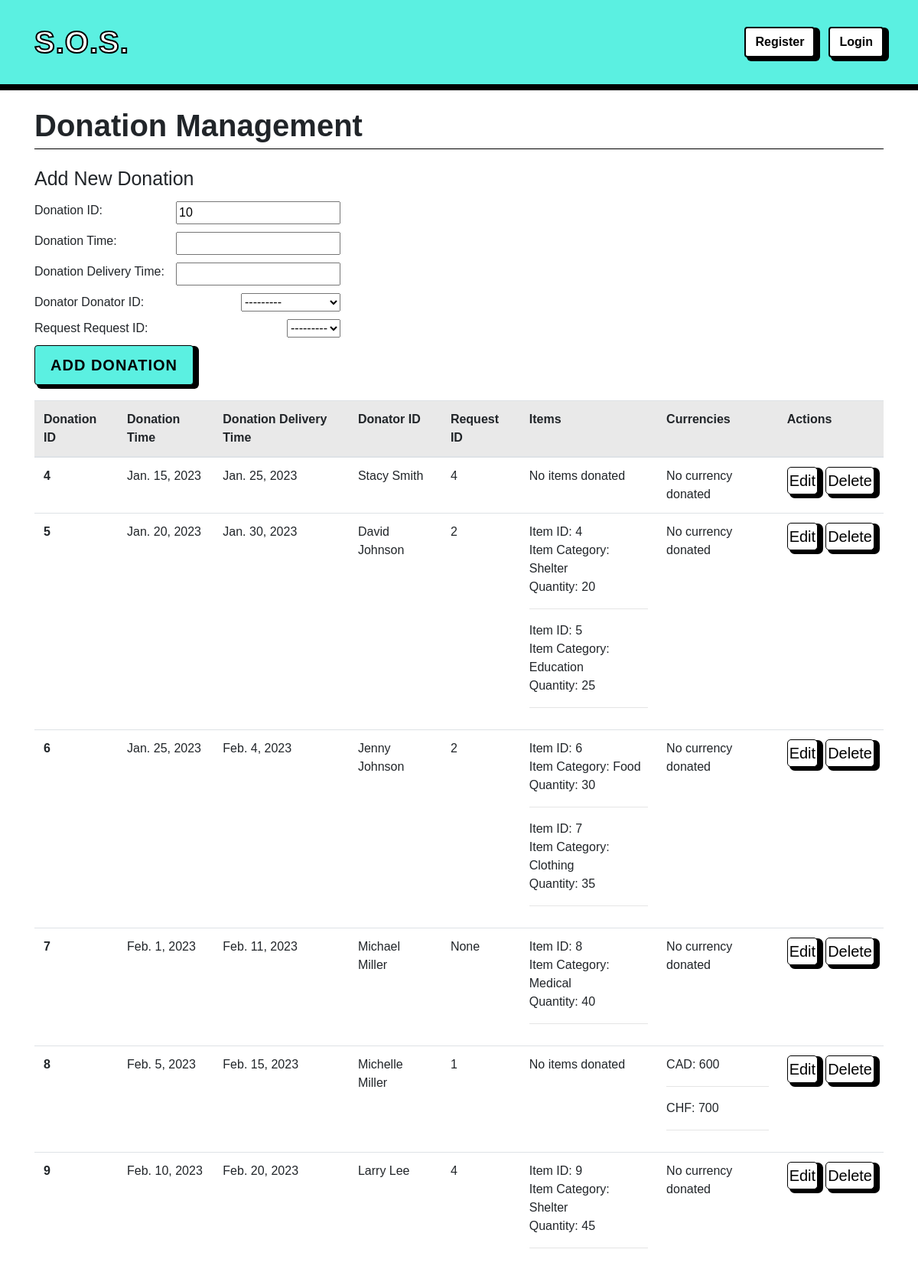
/myapp/donations/, run on an earlier commit of the app's database.
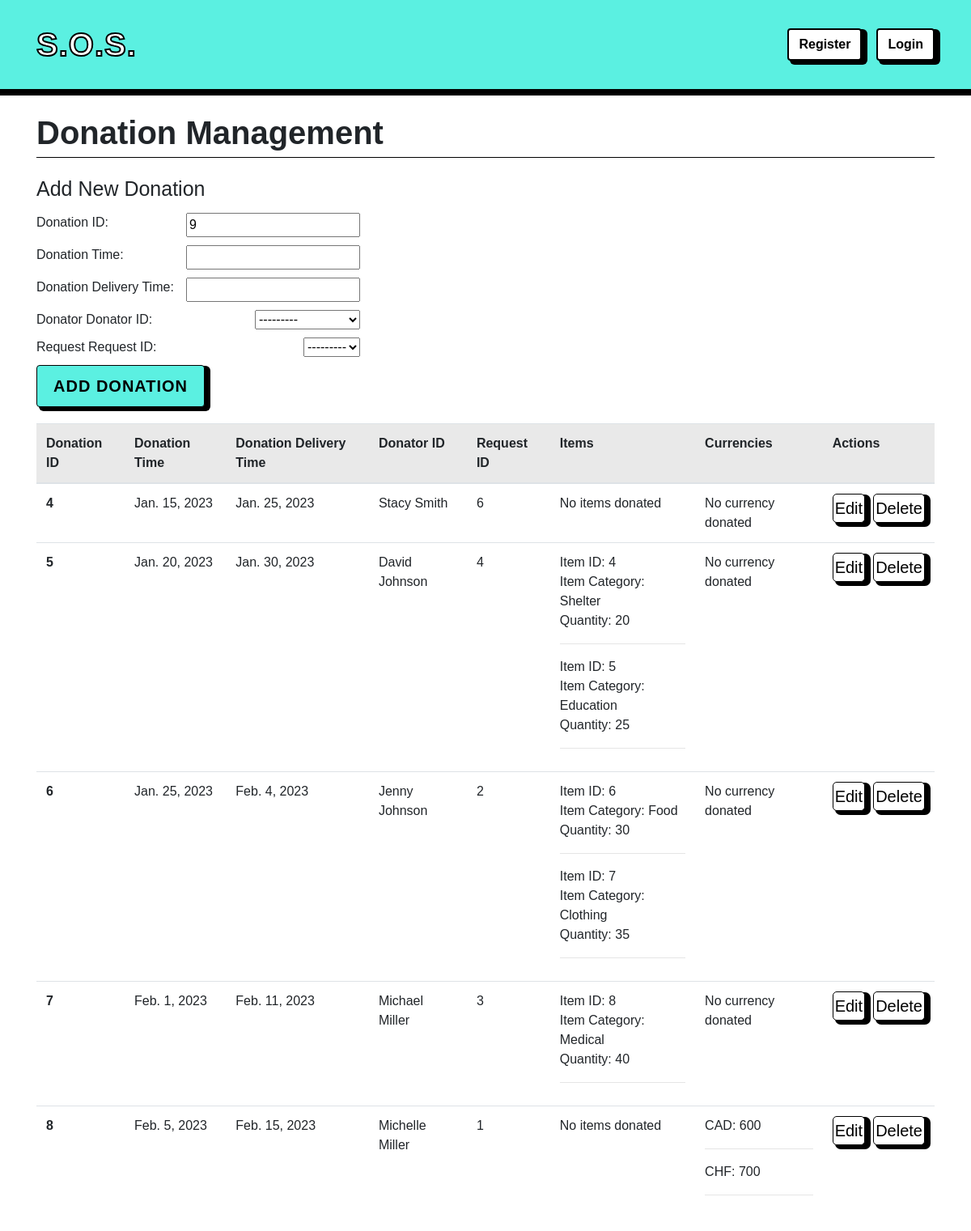
And on a later commit of the database.
### myapp/models.py (models this page shows, shortened)
class Donation(models.Model):
    DonationID = models.IntegerField(primary_key=True)
    DonationTime = models.DateField(null=True)
    DonationDeliveryTime = models.DateField(null=True)
    Donator_DonatorID = models.ForeignKey(Donator, on_delete=models.CASCADE, null=True)
    Request_RequestID = models.ForeignKey(Request, on_delete=models.CASCADE, null=True)

class Donator(models.Model):
    DonatorID = models.IntegerField(primary_key=True)
    Name = models.CharField(max_length=225, null=True)
    Surname = models.CharField(max_length=225, null=True)
    Phone = models.CharField(max_length=45, null=True)
    def __str__(self):
        return f"{self.Name} {self.Surname}"

class Request(models.Model):
    RequestID = models.IntegerField(primary_key=True)
    RequestTime = models.DateField(null=True)
    CurrentStatus = models.CharField(max_length=45, null=True)
    DeliveryTime = models.DateField(null=True)
    Victim_RequesterID = models.ForeignKey(Victim, on_delete=models.CASCADE, null=True)
    def __str__(self):
        return str(self.RequestID)

class Donation_has_Items(models.Model):
    Donation_DonationID = models.ForeignKey(Donation, on_delete=models.CASCADE, null=True)
    Items_ItemID = models.ForeignKey(Items, on_delete=models.CASCADE, null=True)
    Quantity = models.IntegerField(null=True)

class Items(models.Model):
    ItemID = models.IntegerField(primary_key=True)
    ItemCategory = models.CharField(max_length=45, null=True)
    Amount = models.IntegerField(null=True)

class Donation_has_Currency(models.Model):
    Donation_DonationID = models.ForeignKey(Donation, on_delete=models.CASCADE, null=True)
    Currency_CurrencyType = models.ForeignKey(Currency, on_delete=models.CASCADE, null=True)
    Amount = models.IntegerField(null=True)

class Currency(models.Model):
    CurrencyType = models.CharField(max_length=45, primary_key=True)
    ExchangeRate = models.DecimalField(max_digits=10, decimal_places=2, null=True)
    def __str__(self):
        return self.CurrencyType

### myapp/views.py (the view)
# urls.py: path('donations/', views.donation_list_view, name='donations'),
def donation_list_view(request):
    donations = Donation.objects.all()
    if request.method == 'POST':
        form = DonationForm(request.POST)
        if form.is_valid():
            form.save()
            return redirect('donations')  # assuming this is the name of your view
    else:
        form = DonationForm()
    max_donation_id = Donation.objects.aggregate(Max('DonationID'))['DonationID__max']
    new_donation_id = max_donation_id + 1 if max_donation_id else 1
    form.fields['DonationID'].initial = new_donation_id
    context = {'donations': donations, 'form': form }
    return render(request, 'donations_list.html', context)

### myapp/forms.py
class DonationForm(forms.ModelForm):
    class Meta:
        model = Donation
        fields = ['DonationID', 'DonationTime', 'DonationDeliveryTime', 'DonationTime', 'Donator_DonatorID', 'Request_RequestID']

### myapp/templates/donations_list.html (shortened to what the changed rows need)
{% extends 'main.html' %} {% block content %}
<form method="POST">
    <div
        style="
            display: flex;
            max-width: 400px;
            flex-direction: column;
            gap: 10px;
        "
    >
        <div style="display: flex; justify-content: space-between">
            <div style="display: flex">{{ form.DonationID }}</div>
        </div>
    </div>
</form>
<table class="table">
    <thead>
        <tr style="background-color: rgb(233, 233, 233)">
            <th scope="col" style="text-align: start; vertical-align: top">
                Donation ID
            </th>
            <th scope="col" style="text-align: start; vertical-align: top">
                Donation Time
            </th>
            <th scope="col" style="text-align: start; vertical-align: top">
                Donation Delivery Time
            </th>
            <th scope="col" style="text-align: start; vertical-align: top">
                Donator ID
            </th>
            <th scope="col" style="text-align: start; vertical-align: top">
                Request ID
            </th>
            <th scope="col" style="text-align: start; vertical-align: top">
                Items
            </th>
            <th scope="col" style="text-align: start; vertical-align: top">
                Currencies
            </th>
            <th scope="col" style="text-align: start; vertical-align: top">
                Actions
            </th>
        </tr>
    </thead>
    <tbody>
        {% for donation in donations %}
        <tr>
            <td style="font-weight: bold">{{ donation.DonationID }}</td>
            <td>{{ donation.DonationTime }}</td>
            <td>{{ donation.DonationDeliveryTime }}</td>
            <td>{{ donation.Donator_DonatorID }}</td>
            <td>{{ donation.Request_RequestID }}</td>
            <td>
                {% for donation_item in donation.donation_has_items_set.all %}
                Item ID: {{ donation_item.Items_ItemID.ItemID }} <br />
                Item Category: {{ donation_item.Items_ItemID.ItemCategory }}
                <br />
                Quantity: {{ donation_item.Quantity }} <br />
                <hr />
                {% empty %} No items donated {% endfor %}
            </td>
            <td>
                {% for currency in donation.donation_has_currency_set.all %}
                {{currency.Currency_CurrencyType }}: {{ currency.Amount }}<br />
                <hr />
                {% empty %} No currency donated {% endfor %}
            </td>
            <td>
                <div style="display: flex; flex-direction: row; gap: 10px">
                    <a
                        style="
                            font-size: 20px;
                            box-shadow: 5px 3px 0px 2px black;
                            padding: 2px;
                            border-radius: 5px;
                            display: flex;
                            background-color: white;
                            border: 1px solid #000000;
                            color: #000000;
                        "
                        href="{% url 'donation_edit' pk=donation.pk %}"
                        >Edit</a
                    >
                    <a
                        style="
                            display: flex;
                            box-shadow: 5px 3px 0px 2px black;
                            font-size: 20px;
                            padding: 2px;
                            border-radius: 5px;
                            background-color: white;
                            border: 1px solid #000000;
                            color: #000000;
                        "
                        href="{% url 'donation_delete' pk=donation.pk %}"
                        >Delete</a
                    >
                </div>
            </td>
        </tr>
        {% endfor %}
    </tbody>
</table>
{% endblock %}

What changed in the data, as far as the page shows it:
removed Donation: DonationID "9", DonationTime "Feb. 10, 2023", DonationDeliveryTime "Feb. 20, 2023", Donator_DonatorID "Larry Lee", Request_RequestID "4"
removed Donation_has_Items: Items_ItemID.ItemID "9", Items_ItemID.ItemCategory "Shelter", Quantity "45"
changed Donation "Jan. 15, 2023": Request_RequestID "4" → "6"
changed Donation "Jan. 20, 2023": Request_RequestID "2" → "4"
changed Donation "Feb. 1, 2023": Request_RequestID "None" → "3"
Also different on the page:
form field DonationID: "10" → "9"
